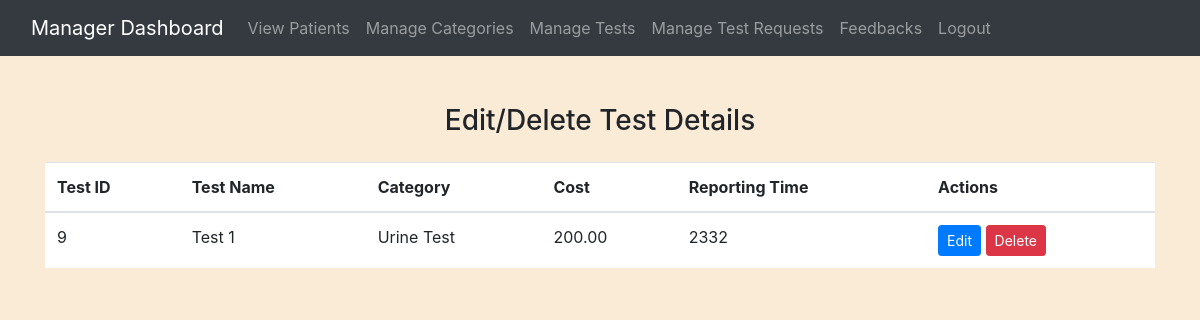
Page /manager/view_test_details.php (signed in) on the committed database.
### tables this page shows
CREATE TABLE `test_details` (
  `test_id` int(11) NOT NULL,
  `test_name` varchar(100) NOT NULL,
  `category_id` int(11) DEFAULT NULL,
  `cost` decimal(10,2) DEFAULT NULL,
  `reporting_time` varchar(50) DEFAULT NULL,
  `category_name` varchar(255) DEFAULT NULL
);

### manager/view_test_details.php (the view, shortened to what this page needs)
<?php
include('config.php');
$managerId = $_SESSION['managerId'];
$query = "SELECT center_id FROM diagnostic_centers WHERE manager_id = $managerId";
$result = mysqli_query($conn, $query);
if ($result && mysqli_num_rows($result) > 0) {
    $row = mysqli_fetch_assoc($result);
    $centerId = $row['center_id'];
} else {
    $errorMessage = 'You are not currently assigned to manage any diagnostic center.';
}
$query = "SELECT * FROM test_details WHERE category_id IN (SELECT category_id FROM test_categories WHERE center_id = $centerId)";
$result = mysqli_query($conn, $query);
?>
<!DOCTYPE html>
<html lang="en">
<head>
    <link rel="stylesheet" href="https://stackpath.bootstrapcdn.com/bootstrap/4.3.1/css/bootstrap.min.css">
</head>
<body>
    <?php include('navbar.php'); ?>
    <div class="container mt-5">
        <h3 class="mt-4 mb-4 text-center">Edit/Delete Test Details</h3>
        <table class="table">
            <thead>
                <tr>
                    <th>Test ID</th>
                    <th>Test Name</th>
                    <th>Category</th>
                    <th>Cost</th>
                    <th>Reporting Time</th>
                    <th>Actions</th>
                </tr>
            </thead>
            <tbody>
                <?php
                while ($row = mysqli_fetch_assoc($result)) {
                ?>
                    <tr>
                        <td><?php echo $row['test_id']; ?></td>
                        <td><?php echo $row['test_name']; ?></td>
                        <td><?php echo $row['category_name']; ?></td>
                        <td><?php echo $row['cost']; ?></td>
                        <td><?php echo $row['reporting_time']; ?></td>
                        <td>
                            <a href="edit_test.php?test_id=<?php echo $row['test_id']; ?>" class="btn btn-sm btn-primary">Edit</a>
                            <a href="?delete_test=<?php echo $row['test_id']; ?>" class="btn btn-sm btn-danger">Delete</a>
                        </td>
                    </tr>
                <?php } ?>
            </tbody>
        </table>
    </div>
</body>
</html>

### manager/view_test_details.php (style rules this page uses)
body { background-color: antiquewhite; }
table { width: 100%; margin-bottom: 1rem; color: #212529; background-color: #fff; }
table th, table td { padding: 0.75rem; vertical-align: top; border-top: 1px solid #dee2e6; }
table thead th { vertical-align: bottom; border-bottom: 2px solid #dee2e6; }
.btn-primary { color: #fff; background-color: #007bff; border-color: #007bff; }
.btn-danger { color: #fff; background-color: #dc3545; border-color: #dc3545; }

### rows in the picture
test_details: test_id "9", test_name "Test 1", category_name "Urine Test", cost "200.00", reporting_time "2332"
